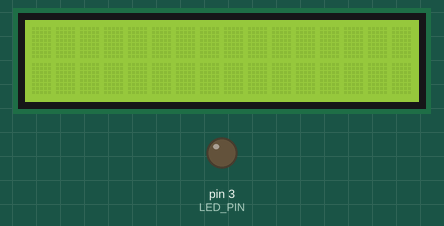
Simulated run of this program. Board: Arduino Uno, built with avr-gcc and run on an emulated ATmega328P. On the bench: 16×2 character LCD, output pins drawn as LEDs (lit = HIGH). What the program prints to the serial monitor is not drawn.

Above: at 0.1 s.
At 0.74 s:
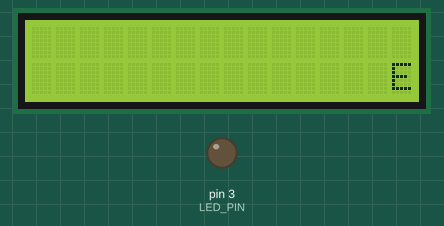

The program:

main.cpp
```cpp
#include <Arduino.h>
#include <LiquidCrystal.h>
#include <OneWire.h>

#define IBUTTON_PIN 2
#define LED_PIN 3

LiquidCrystal lcd(8,9,4,5,6,7);
OneWire onewire(IBUTTON_PIN);

const int max_chars=16;
const int max_rows=2;

// Hints

const char* const msgs[] = {
    // Wellcome message
    "Ahoj, jmenuji se Elektra Arduinovna, ale rikaji mi Sisla, protoze neumim moc cesky, zato ale umim cist prsteny s hrnkem. Nenasli jste nahodou nejake ?",
    // Default message for unknown iButtons
    "Eeeee, Mmmmmm, Zzzzzz, Nejde to, tenhle je nejakej divnej, ten fakt precist nedokazu, zkus jinej.",
    // Messages to be referenced from address_map bellow
    "Tak tenhle prsten rika, ze ho mate hned vratit tatkovi a uz mu ho nebrat ! Tak sup ulicnici ... :-)",
    "Jee nasli jste prvni hrnickovy prsten bezva ! Zkuste najit dalsi, tenhle je nejakej divnej, rika samy nesmysly, prej ze mate projit branami vecneho kvileni a odebrat se do letnich lovist kosu tresnomilnych. No rikala jsem ze tenhle prsten je trochu na hlavu (nebo co to vlastne maji prsteny misto hlavy), ale snad si poradite a jestli ne, tak Sisla za to nemuze :-)",
    "Ano ano! A je tu dalsi prsten vazene damy a panove, ale je asi zasifrovanej rika ze prej: 301\x01 6m, 219\x01 14m, 309\x01 29m, 40\x01 12m, 311\x01 7m, 45\x01 111m, 311\x01 34m, 38\x01 94m. Divny co ?",
    "No konecne jste nasli prsten se kterym se da normalne mluvit! Prej ze je tu zakopanej -=<* POKLAD *>=- , ale nevi presne kde. Ale naucil me rymovacku, poslouchejte: \"Jedna kupa za druhou, od zapadu v rade jsou.\", dobry co ? No neni proste zabavny ?",
    "Jo! Dalsi prsten! Bezva! ... aaa pozor, tenhle se se mnou nechce bavit, ze prej je to hlidaci prsten a strezi tajemstvi pokladu velkych Sacharidu. Hraje si na dulezityho pana hlidace a klic beztak schoval nekde pod rohozkou ... to zname.",
    "Tohle je Petruv hudebni prsten, prece necekate, ze displej umi zpivat ze ne ?",
    "Tohle je Andrejcin pohadkovy prsten, na pohadky mam moc kratky displej, smula co ? :-("
};

struct AddressMapEntry {
    byte msg_id;
    byte addr[8];
};

// iButton to hints mapping, the first number is message index in the msgs[] array
// and the second part is the iButton address.

const AddressMapEntry address_map[] = {
    {2, {0x16, 0x0C, 0x81, 0x06, 0x00, 0x00, 0x00, 0x07}}, // iButtons lying arround my house but unused for this game
    {2, {0x0B, 0x3A, 0xD5, 0x3C, 0x00, 0x00, 0x00, 0x42}},
    {2, {0x16, 0xD9, 0xEC, 0x05, 0x00, 0x00, 0x00, 0x5D}},
    {7, {0x16, 0x06, 0x6F, 0x06, 0x00, 0x00, 0x00, 0xB0}},
    {8, {0x16, 0x96, 0x98, 0x05, 0x00, 0x00, 0x00, 0x7E}},

    {3, {0x16, 0xEE, 0x81, 0x07, 0x00, 0x00, 0x00, 0xCF}}, // 1
    {4, {0x16, 0xAE, 0x9B, 0x05, 0x00, 0x00, 0x00, 0x7C}}, // 2
    {5, {0x16, 0xCE, 0x88, 0x07, 0x00, 0x00, 0x00, 0x8A}}, // 3
    {6, {0x16, 0xD4, 0x82, 0x07, 0x00, 0x00, 0x00, 0xA3}}, // 4
};

byte degree[8] = {
    0b001100,
    0b010010,
    0b001100,
    0b000000,
    0b000000,
    0b000000,
    0b000000,
    0b000000,
};

unsigned int msg_id=0;
unsigned int msg_pos=0;

void set_msg(int id) {
    msg_id=id;
    msg_pos=0;

    lcd.clear();
}

char msg_char(int pos) {
    if ((pos >= int(strlen(msgs[msg_id]))) or (pos < 0)) {
        return ' ';
    } else {
        return msgs[msg_id][pos];
    }
}

void draw_msg() {
    for (int row=0; row<max_rows; row++) {
        lcd.setCursor(0,row);
        for (int col=0; col<max_chars; col++) {
            int pos = msg_pos + row*max_chars + col - max_chars * max_rows;
            lcd.print(msg_char(pos));
        }
    }
}

void scroll_msg() {
    msg_pos++;
    if (msg_pos >= (strlen(msgs[msg_id]) + max_chars * max_rows)) {
        msg_pos=0;
    }
}

int scan() {
    // Scan the OneWire bus
    byte addr[8];
    if (!onewire.search(addr)) {
        onewire.reset_search();
        // Serial.println("OneWire scan failed ...");
        return 0;
    }

    if (OneWire::crc8(addr, 7) != addr[7]) {
        // CRC missmatch - address not read properly
        Serial.println("CRC failed ....");
        return 0;
    }

    Serial.print("Device found: ");
    for (int i=0; i<8; i++) {
        Serial.print(addr[i], HEX);
        Serial.print(":");
    }
    Serial.println();

    for (unsigned int map_id=0; map_id<sizeof(address_map)/sizeof(AddressMapEntry); map_id++) {
        bool found=true;
        for (int i=0; i<7; i++) {
            if (address_map[map_id].addr[i] != addr[i]) {
                found=false;
                break;
            }
        }
        if (found==true) {
            Serial.print("Matching message id: ");
            Serial.println(address_map[map_id].msg_id);
            return address_map[map_id].msg_id;
        }
    }

    return 1;

}

void blink_wait() {
    for (int i=0; i<256; i++) {
        analogWrite(LED_PIN,i);
        delay(1);
    }
    for (int i=255; i>0; i--) {
        analogWrite(LED_PIN,i);
        delay(1);
    }
};

void setup() {
    // put your setup code here, to run once:

    Serial.begin(9600);
    Serial.println("\n[iButton Hint Box v1.0]\n");

    pinMode(LED_PIN, OUTPUT);
    digitalWrite(LED_PIN, LOW);

    lcd.begin(max_chars,max_rows);
    lcd.createChar(1, degree);
    set_msg(0);
}

void loop() {
    // put your main code here, to run repeatedly:

    draw_msg();
    delay(250);
    if ((msg_char(msg_pos) == ' ') and (msg_char(msg_pos-1) != ' ')) {
        //delay(600);
        blink_wait();
    }
    scroll_msg();

    byte id = scan();
    if (id != 0) {
        set_msg(id);
    }

}
```
